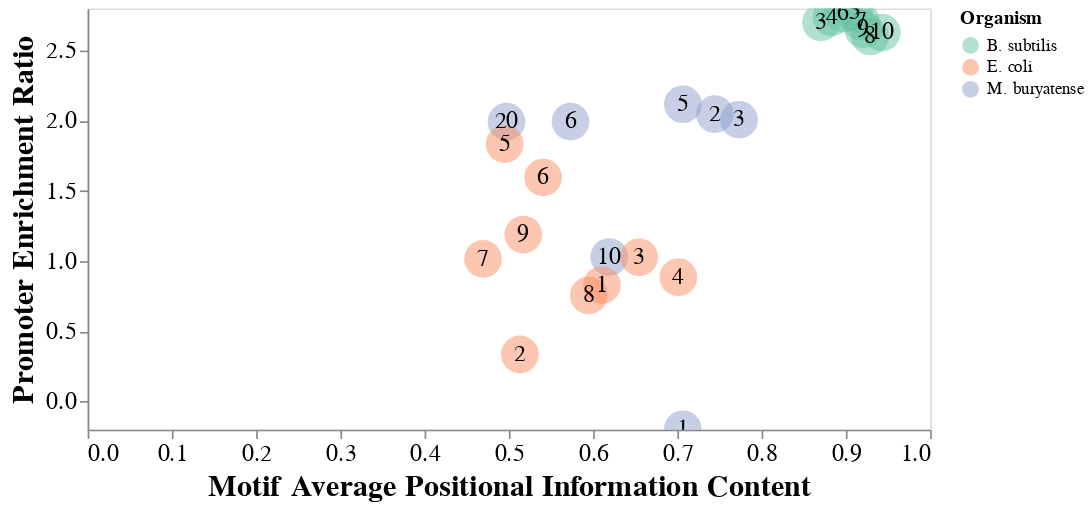

Notebook source saved alongside this figure:
### Code cell
# Top enrich dfs
mb_top_enrich_df = cu.build_enrich_ratio_df(mb_all_top_motif_match_cat_df, mb_motif_dict)
ec_top_enrich_df = cu.build_enrich_ratio_df(ec_all_top_motif_match_cat_df, ec_motif_dict)
bs_top_enrich_df = cu.build_enrich_ratio_df(bs_all_top_motif_match_cat_df, bs_motif_dict)

top_org_dict = {
    'M. buryatense': mb_top_enrich_df,
    'E. coli': ec_top_enrich_df,
    'B. subtilis':bs_top_enrich_df
}
cu.compare_orgs_chart(top_org_dict)

### Figure 1 — Vega-Lite specification as saved in the notebook (floating-point values rounded to 4 significant figures)
{"config": {"view": {"continuousWidth": 400, "continuousHeight": 300}, "axis": {"grid": false, "labelFontSize": 14, "titleFontSize": 18}}, "layer": [{"mark": {"type": "circle", "opacity": 0.5, "size": 500}, "encoding": {"color": {"type": "nominal", "field": "org", "scale": {"scheme": "Set2"}, "title": "Organism"}, "tooltip": [{"type": "ordinal", "field": "nperc"}, {"type": "quantitative", "field": "enrich_ratio"}, {"type": "quantitative", "field": "motif_ave_ic"}, {"type": "nominal", "field": "m1"}, {"type": "nominal", "field": "m2"}], "x": {"type": "quantitative", "field": "motif_ave_ic", "title": "Motif Average Positional Information Content"}, "y": {"type": "quantitative", "field": "enrich_ratio", "title": "Promoter Enrichment Ratio"}}}, {"mark": {"type": "text", "align": "center", "baseline": "middle", "color": "black", "size": 14}, "encoding": {"text": {"type": "nominal", "field": "nperc"}, "tooltip": [{"type": "ordinal", "field": "nperc"}, {"type": "quantitative", "field": "enrich_ratio"}, {"type": "quantitative", "field": "motif_ave_ic"}, {"type": "nominal", "field": "m1"}, {"type": "nominal", "field": "m2"}], "x": {"type": "quantitative", "field": "motif_ave_ic"}, "y": {"type": "quantitative", "field": "enrich_ratio"}}, "height": 250, "selection": {"selector002": {"type": "interval", "bind": "scales", "encodings": ["x", "y"]}}, "width": 500}], "data": {"name": "data-9d39523ca623c845ee12c8a1f1f97504"}, "$schema": "https://vega.github.io/schema/vega-lite/v4.0.2.json", "datasets": {"data-9d39523ca623c845ee12c8a1f1f97504": [{"nperc": 1, "enrich_ratio": -0.1968, "motif_ave_ic": 0.7066, "m1": "AGCTTT", "m2": "GCAGCA", "org": "M. buryatense"}, {"nperc": 2, "enrich_ratio": 2.047, "motif_ave_ic": 0.7445, "m1": "TTGATA", "m2": "TATAAT", "org": "M. buryatense"}, {"nperc": 3, "enrich_ratio": 2.007, "motif_ave_ic": 0.7733, "m1": "TTGACA", "m2": "TATAAT", "org": "M. buryatense"}, {"nperc": 4, "enrich_ratio": null, "motif_ave_ic": 0.3992, "m1": "TTGTTT", "m2": "TAAAAA", "org": "M. buryatense"}, {"nperc": 5, "enrich_ratio": 2.117, "motif_ave_ic": 0.7065, "m1": "TTGACA", "m2": "TATAAT", "org": "M. buryatense"}, {"nperc": 6, "enrich_ratio": 1.994, "motif_ave_ic": 0.5732, "m1": "TTGTCA", "m2": "TAATAT", "org": "M. buryatense"}, {"nperc": 10, "enrich_ratio": 1.03, "motif_ave_ic": 0.6191, "m1": "CTTGAT", "m2": "TGATAA", "org": "M. buryatense"}, {"nperc": 20, "enrich_ratio": 1.993, "motif_ave_ic": 0.4971, "m1": "GCTTAA", "m2": "GGTATA", "org": "M. buryatense"}, {"nperc": 1, "enrich_ratio": 0.829, "motif_ave_ic": 0.6105, "m1": "GCTAAC", "m2": "TGAAGG", "org": "E. coli"}, {"nperc": 2, "enrich_ratio": 0.3367, "motif_ave_ic": 0.513, "m1": "GTTTTT", "m2": "GGCGCA", "org": "E. coli"}, {"nperc": 3, "enrich_ratio": 1.028, "motif_ave_ic": 0.6547, "m1": "ACCTCA", "m2": "TGTGGA", "org": "E. coli"}, {"nperc": 4, "enrich_ratio": 0.8854, "motif_ave_ic": 0.7011, "m1": "TATCCA", "m2": "TGAACG", "org": "E. coli"}, {"nperc": 5, "enrich_ratio": 1.834, "motif_ave_ic": 0.495, "m1": "TCTTCT", "m2": "CAGGAG", "org": "E. coli"}, {"nperc": 6, "enrich_ratio": 1.596, "motif_ave_ic": 0.5406, "m1": "CTTACA", "m2": "CATGAA", "org": "E. coli"}, {"nperc": 7, "enrich_ratio": 1.016, "motif_ave_ic": 0.4694, "m1": "CTTACA", "m2": "GATAAT", "org": "E. coli"}, {"nperc": 8, "enrich_ratio": 0.756, "motif_ave_ic": 0.5949, "m1": "TGCCAT", "m2": "TATAAT", "org": "E. coli"}, {"nperc": 9, "enrich_ratio": 1.189, "motif_ave_ic": 0.5172, "m1": "TGCCAA", "m2": "TATAAT", "org": "E. coli"}, {"nperc": 10, "enrich_ratio": null, "motif_ave_ic": 0.3301, "m1": "TGCCAA", "m2": "TAGAAT", "org": "E. coli"}, {"nperc": 3, "enrich_ratio": 2.701, "motif_ave_ic": 0.8705, "m1": "TTGACA", "m2": "TATAAT", "org": "B. subtilis"}, {"nperc": 4, "enrich_ratio": 2.736, "motif_ave_ic": 0.883, "m1": "TTGACA", "m2": "TATAAT", "org": "B. subtilis"}, {"nperc": 5, "enrich_ratio": 2.769, "motif_ave_ic": 0.9102, "m1": "TTGACA", "m2": "TATAAT", "org": "B. subtilis"}, {"nperc": 6, "enrich_ratio": 2.763, "motif_ave_ic": 0.8966, "m1": "TTGACA", "m2": "TATAAT", "org": "B. subtilis"}, {"nperc": 7, "enrich_ratio": 2.709, "motif_ave_ic": 0.9177, "m1": "TTGACA", "m2": "TATAAT", "org": "B. subtilis"}, {"nperc": 8, "enrich_ratio": 2.6, "motif_ave_ic": 0.9287, "m1": "TTGACA", "m2": "TATAAT", "org": "B. subtilis"}, {"nperc": 9, "enrich_ratio": 2.651, "motif_ave_ic": 0.9206, "m1": "TTGACA", "m2": "TATAAT", "org": "B. subtilis"}, {"nperc": 10, "enrich_ratio": 2.628, "motif_ave_ic": 0.9427, "m1": "TTGACA", "m2": "TATAAT", "org": "B. subtilis"}]}}
